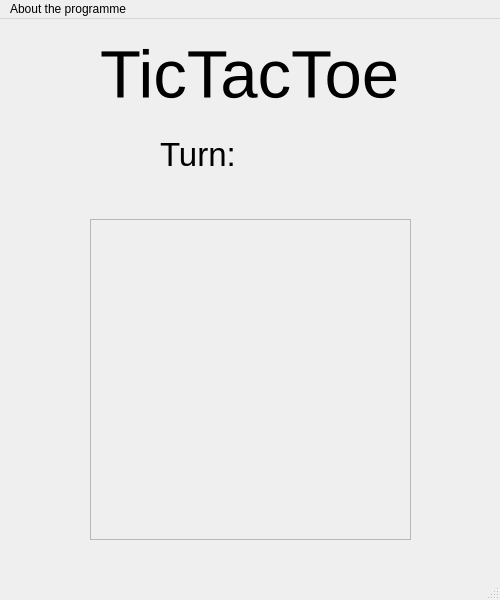
<?xml version="1.0" encoding="UTF-8"?>
<ui version="4.0">
 <class>MainWindow</class>
 <widget class="QMainWindow" name="MainWindow">
  <property name="geometry">
   <rect>
    <x>0</x>
    <y>0</y>
    <width>500</width>
    <height>600</height>
   </rect>
  </property>
  <property name="minimumSize">
   <size>
    <width>500</width>
    <height>600</height>
   </size>
  </property>
  <property name="maximumSize">
   <size>
    <width>500</width>
    <height>600</height>
   </size>
  </property>
  <property name="baseSize">
   <size>
    <width>500</width>
    <height>600</height>
   </size>
  </property>
  <property name="windowTitle">
   <string>TicTacToe</string>
  </property>
  <widget class="QWidget" name="centralwidget">
   <widget class="QLabel" name="mainTitle">
    <property name="geometry">
     <rect>
      <x>100</x>
      <y>20</y>
      <width>301</width>
      <height>71</height>
     </rect>
    </property>
    <property name="font">
     <font>
      <pointsize>50</pointsize>
     </font>
    </property>
    <property name="text">
     <string>TicTacToe</string>
    </property>
   </widget>
   <widget class="QLabel" name="turn_label">
    <property name="geometry">
     <rect>
      <x>160</x>
      <y>110</y>
      <width>91</width>
      <height>51</height>
     </rect>
    </property>
    <property name="font">
     <font>
      <pointsize>25</pointsize>
     </font>
    </property>
    <property name="text">
     <string>Turn: </string>
    </property>
   </widget>
   <widget class="QLabel" name="current_turn">
    <property name="geometry">
     <rect>
      <x>270</x>
      <y>100</y>
      <width>81</width>
      <height>81</height>
     </rect>
    </property>
    <property name="text">
     <string/>
    </property>
    <property name="pixmap">
     <pixmap>blank_template.png</pixmap>
    </property>
   </widget>
   <widget class="QFrame" name="mainFrame">
    <property name="geometry">
     <rect>
      <x>90</x>
      <y>200</y>
      <width>321</width>
      <height>321</height>
     </rect>
    </property>
    <property name="frameShape">
     <enum>QFrame::StyledPanel</enum>
    </property>
    <property name="frameShadow">
     <enum>QFrame::Raised</enum>
    </property>
    <widget class="QLabel" name="board_11">
     <property name="geometry">
      <rect>
       <x>20</x>
       <y>20</y>
       <width>81</width>
       <height>81</height>
      </rect>
     </property>
     <property name="cursor">
      <cursorShape>PointingHandCursor</cursorShape>
     </property>
     <property name="text">
      <string/>
     </property>
     <property name="pixmap">
      <pixmap>blank_template.png</pixmap>
     </property>
    </widget>
    <widget class="QLabel" name="board_12">
     <property name="geometry">
      <rect>
       <x>120</x>
       <y>20</y>
       <width>81</width>
       <height>81</height>
      </rect>
     </property>
     <property name="cursor">
      <cursorShape>PointingHandCursor</cursorShape>
     </property>
     <property name="text">
      <string/>
     </property>
     <property name="pixmap">
      <pixmap>blank_template.png</pixmap>
     </property>
    </widget>
    <widget class="QLabel" name="board_13">
     <property name="geometry">
      <rect>
       <x>220</x>
       <y>20</y>
       <width>81</width>
       <height>81</height>
      </rect>
     </property>
     <property name="cursor">
      <cursorShape>PointingHandCursor</cursorShape>
     </property>
     <property name="text">
      <string/>
     </property>
     <property name="pixmap">
      <pixmap>blank_template.png</pixmap>
     </property>
    </widget>
    <widget class="QLabel" name="board_21">
     <property name="geometry">
      <rect>
       <x>20</x>
       <y>120</y>
       <width>81</width>
       <height>81</height>
      </rect>
     </property>
     <property name="cursor">
      <cursorShape>PointingHandCursor</cursorShape>
     </property>
     <property name="text">
      <string/>
     </property>
     <property name="pixmap">
      <pixmap>blank_template.png</pixmap>
     </property>
    </widget>
    <widget class="QLabel" name="board_23">
     <property name="geometry">
      <rect>
       <x>220</x>
       <y>120</y>
       <width>81</width>
       <height>81</height>
      </rect>
     </property>
     <property name="cursor">
      <cursorShape>PointingHandCursor</cursorShape>
     </property>
     <property name="text">
      <string/>
     </property>
     <property name="pixmap">
      <pixmap>blank_template.png</pixmap>
     </property>
    </widget>
    <widget class="QLabel" name="board_22">
     <property name="geometry">
      <rect>
       <x>120</x>
       <y>120</y>
       <width>81</width>
       <height>81</height>
      </rect>
     </property>
     <property name="cursor">
      <cursorShape>PointingHandCursor</cursorShape>
     </property>
     <property name="text">
      <string/>
     </property>
     <property name="pixmap">
      <pixmap>blank_template.png</pixmap>
     </property>
    </widget>
    <widget class="QLabel" name="board_32">
     <property name="geometry">
      <rect>
       <x>120</x>
       <y>220</y>
       <width>81</width>
       <height>81</height>
      </rect>
     </property>
     <property name="cursor">
      <cursorShape>PointingHandCursor</cursorShape>
     </property>
     <property name="text">
      <string/>
     </property>
     <property name="pixmap">
      <pixmap>blank_template.png</pixmap>
     </property>
    </widget>
    <widget class="QLabel" name="board_33">
     <property name="geometry">
      <rect>
       <x>220</x>
       <y>220</y>
       <width>81</width>
       <height>81</height>
      </rect>
     </property>
     <property name="cursor">
      <cursorShape>PointingHandCursor</cursorShape>
     </property>
     <property name="text">
      <string/>
     </property>
     <property name="pixmap">
      <pixmap>blank_template.png</pixmap>
     </property>
    </widget>
    <widget class="QLabel" name="board_31">
     <property name="geometry">
      <rect>
       <x>20</x>
       <y>220</y>
       <width>81</width>
       <height>81</height>
      </rect>
     </property>
     <property name="cursor">
      <cursorShape>PointingHandCursor</cursorShape>
     </property>
     <property name="text">
      <string/>
     </property>
     <property name="pixmap">
      <pixmap>blank_template.png</pixmap>
     </property>
    </widget>
   </widget>
  </widget>
  <widget class="QStatusBar" name="statusbar"/>
  <widget class="QMenuBar" name="menubar">
   <property name="geometry">
    <rect>
     <x>0</x>
     <y>0</y>
     <width>500</width>
     <height>22</height>
    </rect>
   </property>
   <widget class="QMenu" name="menuUstawienia">
    <property name="title">
     <string>About the programme</string>
    </property>
   </widget>
   <addaction name="menuUstawienia"/>
  </widget>
 </widget>
 <resources/>
 <connections/>
</ui>
